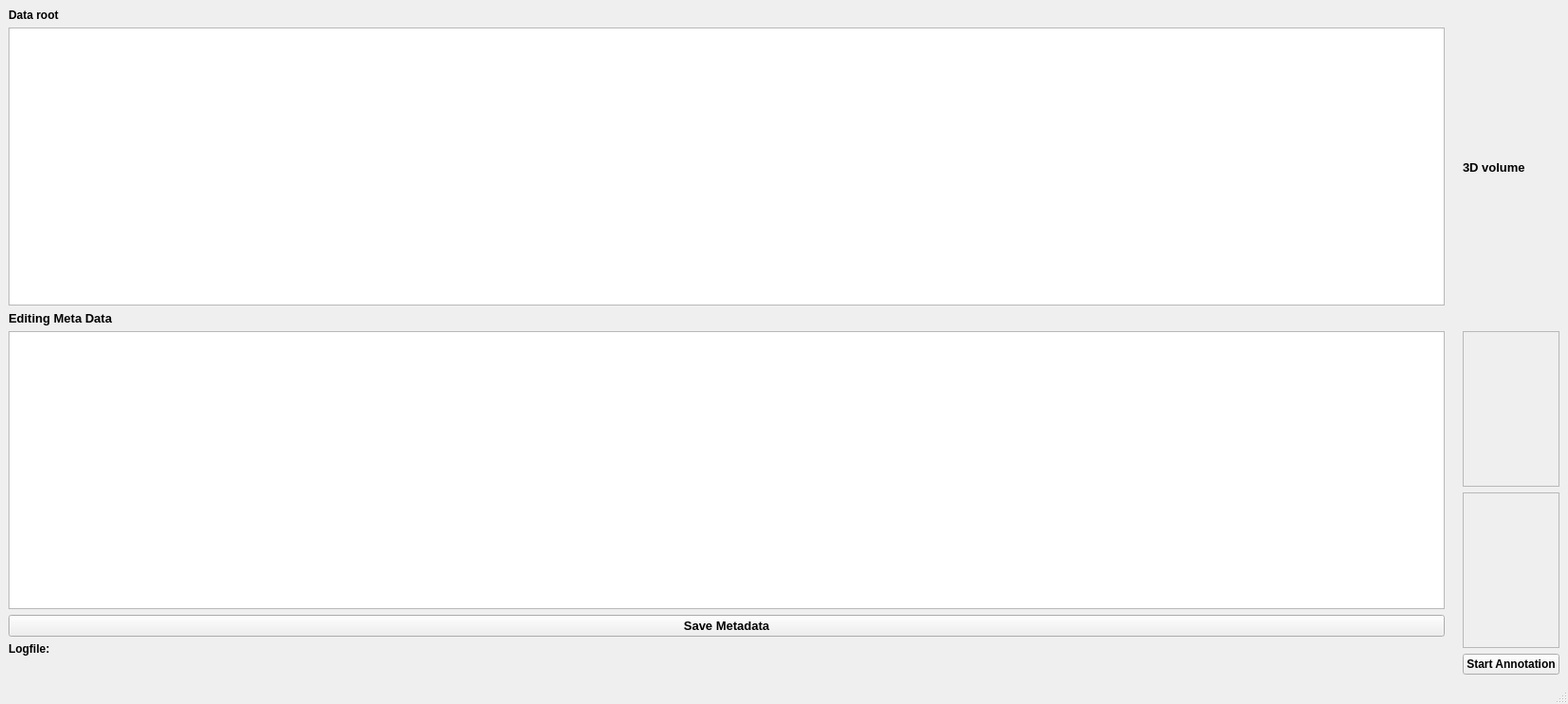
<?xml version="1.0" encoding="UTF-8"?>
<ui version="4.0">
 <class>Run_Visualization</class>
 <widget class="QMainWindow" name="Run_Visualization">
  <property name="geometry">
   <rect>
    <x>0</x>
    <y>0</y>
    <width>1653</width>
    <height>742</height>
   </rect>
  </property>
  <property name="windowTitle">
   <string>Semi-Automated Labeling</string>
  </property>
  <widget class="QWidget" name="centralwidget">
   <layout class="QHBoxLayout" name="horizontalLayout">
    <item>
     <layout class="QGridLayout" name="gridLayout_5">
      <item row="1" column="0">
       <widget class="QTreeView" name="treeView_1"/>
      </item>
      <item row="5" column="0">
       <widget class="QLabel" name="label_picked">
        <property name="font">
         <font>
          <pointsize>9</pointsize>
          <weight>75</weight>
          <bold>true</bold>
         </font>
        </property>
        <property name="text">
         <string>Logfile:</string>
        </property>
       </widget>
      </item>
      <item row="0" column="0">
       <widget class="QLabel" name="label">
        <property name="font">
         <font>
          <pointsize>9</pointsize>
          <weight>75</weight>
          <bold>true</bold>
         </font>
        </property>
        <property name="text">
         <string>Data root</string>
        </property>
       </widget>
      </item>
      <item row="3" column="0">
       <widget class="QPlainTextEdit" name="plainTextEdit_1"/>
      </item>
      <item row="6" column="0">
       <widget class="QLabel" name="msg_label">
        <property name="text">
         <string/>
        </property>
       </widget>
      </item>
      <item row="2" column="0">
       <widget class="QLabel" name="label_3">
        <property name="font">
         <font>
          <pointsize>10</pointsize>
          <weight>75</weight>
          <bold>true</bold>
         </font>
        </property>
        <property name="text">
         <string>Editing Meta Data</string>
        </property>
       </widget>
      </item>
      <item row="4" column="0">
       <widget class="QPushButton" name="pushButton_save_1">
        <property name="font">
         <font>
          <pointsize>10</pointsize>
          <weight>75</weight>
          <bold>true</bold>
         </font>
        </property>
        <property name="text">
         <string>Save Metadata</string>
        </property>
       </widget>
      </item>
     </layout>
    </item>
    <item>
     <layout class="QGridLayout" name="gridLayout">
      <item row="1" column="2">
       <widget class="QLabel" name="label_4">
        <property name="font">
         <font>
          <pointsize>10</pointsize>
          <weight>75</weight>
          <bold>true</bold>
         </font>
        </property>
        <property name="text">
         <string>3D volume</string>
        </property>
       </widget>
      </item>
      <item row="2" column="2">
       <layout class="QGridLayout" name="gridLayout_3">
        <item row="1" column="0">
         <widget class="QFrame" name="Frame_plot_2">
          <property name="frameShape">
           <enum>QFrame::StyledPanel</enum>
          </property>
          <property name="frameShadow">
           <enum>QFrame::Raised</enum>
          </property>
         </widget>
        </item>
        <item row="0" column="0">
         <widget class="QFrame" name="Frame_plot_1">
          <property name="frameShape">
           <enum>QFrame::StyledPanel</enum>
          </property>
          <property name="frameShadow">
           <enum>QFrame::Raised</enum>
          </property>
         </widget>
        </item>
       </layout>
      </item>
      <item row="3" column="2">
       <widget class="QPushButton" name="run_annotation">
        <property name="font">
         <font>
          <pointsize>9</pointsize>
          <weight>75</weight>
          <bold>true</bold>
         </font>
        </property>
        <property name="text">
         <string>Start Annotation</string>
        </property>
       </widget>
      </item>
      <item row="2" column="1">
       <widget class="QLabel" name="Label_plot_1">
        <property name="text">
         <string/>
        </property>
       </widget>
      </item>
     </layout>
    </item>
   </layout>
  </widget>
  <widget class="QMenuBar" name="menubar">
   <property name="geometry">
    <rect>
     <x>0</x>
     <y>0</y>
     <width>1653</width>
     <height>26</height>
    </rect>
   </property>
  </widget>
  <widget class="QStatusBar" name="statusbar"/>
  <action name="actionLoad_data">
   <property name="text">
    <string>Load data</string>
   </property>
  </action>
  <action name="actionSave_to_database">
   <property name="text">
    <string>Save to database</string>
   </property>
  </action>
  <action name="actionregistration">
   <property name="text">
    <string>Registration</string>
   </property>
  </action>
  <action name="actionbackground_suppression">
   <property name="text">
    <string>Background suppression</string>
   </property>
  </action>
  <action name="actionAnnotation">
   <property name="text">
    <string>Annotation</string>
   </property>
  </action>
  <action name="actionTrain_a_model">
   <property name="text">
    <string>Train a model</string>
   </property>
  </action>
  <action name="actionDeploy_a_model">
   <property name="text">
    <string>Deploy a model</string>
   </property>
  </action>
  <action name="action2D_fault_detection">
   <property name="text">
    <string>2D fault detection</string>
   </property>
  </action>
  <action name="action3D_Fault_detection">
   <property name="text">
    <string>3D Fault detection</string>
   </property>
  </action>
 </widget>
 <resources/>
 <connections/>
</ui>
